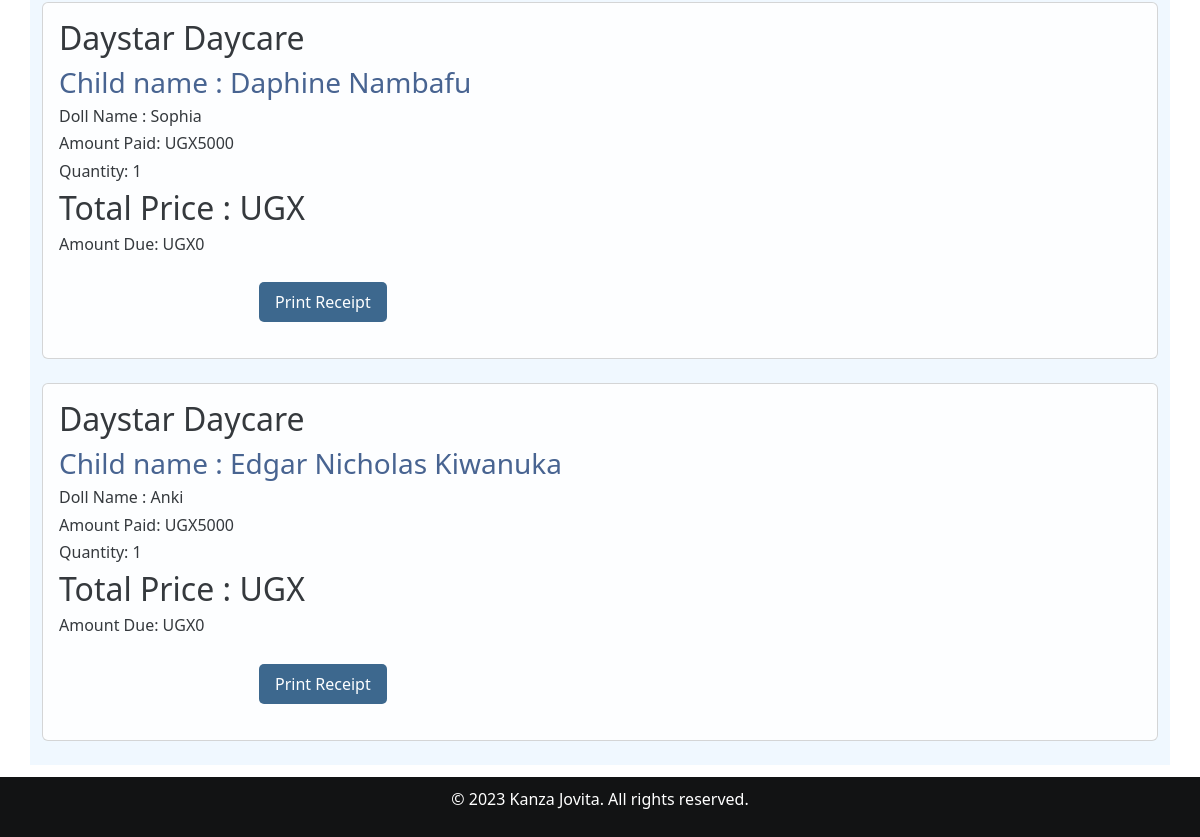
/receipt/ (signed in, lower part), run on an earlier commit of the app's database.
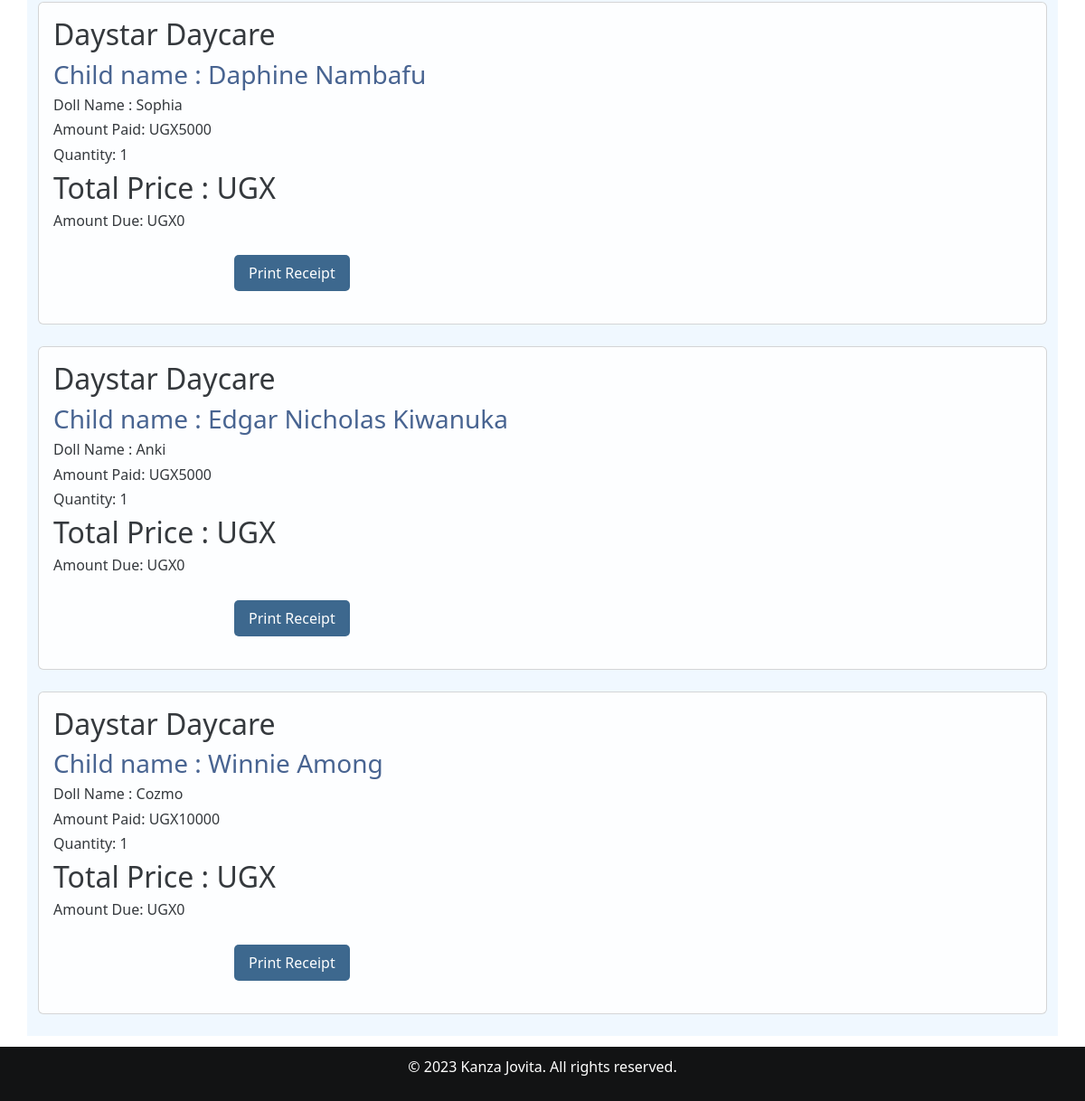
And on a later commit of the database.
### home/models.py (models this page shows, shortened)
class Salesrecord(models.Model):
    doll=models.ForeignKey(Doll, on_delete=models.CASCADE,null=False, blank=False)
    doll_no = models.CharField(max_length=10,default=0)
    payee = models.ForeignKey(Babyreg, on_delete=models.SET_NULL, null=True, blank=True)
    quantity_sold=models.IntegerField(default=0)
    amount_received=models.IntegerField(default=0)
    sale_date=models.DateField(default=timezone.now)
    unit_price=models.IntegerField(default=0)
    def get_total(self):
        total= self.quantity_sold * self.unit_price
        return int( total)
    def get_change(self):
        change= self.get_total() - self.amount_received
        return int(change)

class Babyreg(models.Model):
    Baby_name = models.CharField(max_length=30, null=False, blank=False)
    baby_number = models.CharField(max_length=30, null=False, blank=False)
    fathers_names = models.CharField(max_length=30, null=False, blank=False)
    mothers_names = models.CharField(max_length=30, null=False, blank=False)
    c_stay = models.ForeignKey(Categorystay, on_delete=models.SET_NULL, null=True, blank=True)
    Date = models.DateTimeField()
    Gender =  models.CharField(choices=[('Male', 'Male'),('Female', 'Female')], max_length=100)
    Age = models.CharField(max_length=20, blank=False, null=False)
    Location = models.CharField(max_length=30, null=False, blank=False)
    brought_by = models.CharField(max_length=200)
    created_at = models.DateTimeField(auto_now_add=True,null=True)
    def __str__(self):
        print(f"Baby name: {self.Baby_name}, Type: {type(self.Baby_name)}")
        if self.Baby_name is not None:
            return str(self.Baby_name)
        else:
            return "Unnamed Baby"

class Doll(models.Model):
    c_doll=models.ForeignKey(Category_doll, on_delete=models.CASCADE,null=True, blank=True)
    name_of_the_doll =models.CharField(max_length=200,null=True, blank=True)
    doll_number = models.CharField(max_length=200,null=True, blank=True)
    quantity=models.IntegerField(default=0)
    issued_quantity=models.IntegerField(default=0,blank=True,null=True)
    received_quantity=models.IntegerField(default=0,null=False,blank=False)
    Unit_price=models.IntegerField(default=0,null=False, blank=False)
    date=models.DateField(default=timezone.now)
    def __str__(self):
        return self.name_of_the_doll

### home/views.py (the view)
# urls.py: path('receipt/', views.receipt, name='receipt'),
@login_required
def receipt(request):
    sales = Salesrecord.objects.all().order_by('id')  # Retrieving all sales records ordered by their id
    return render(request, 'receipt.html', {'sales': sales})

### home/templates/receipt.html (shortened to what this page needs)
{% extends 'base.html' %}
{% block content %}
<br><br>
<div receipt-container>
<div class="container" style="background-color: aliceblue;">
    <h1 class="card-header text-center">ALL RECEIPTS</h1><br>
    {% for sale in sales %}
    <div class="card" style="opacity: 90%;" >
        <div class="card-body">
            <h2 class="v">Daystar Daycare</h2>
            <h3 class="card-title" style="color:#365486; ">Child name : {{sale.payee | title}}</h3>
            <h6 class="card-text">Doll Name : {{sale.doll}}</h6>
            <h6 class="card-text">Amount Paid: UGX{{ sale.amount_received }}</h6>
            <h6 class="card-text">Quantity: {{sale.quantity_sold }}</h6>
            <h2>Total Price : UGX{{ sales.get_total }}</h2>
            <div style="flex: 1">
                <h6 class="card-text">Amount Due: UGX{{ sale.get_change }}</h6>
                <a href="{% url 'receipt_detail' sale.id %}">
                    <button class="button" type="submit">Print Receipt</button> <br>
                </a>
            </div>
        </div>
    </div>
    <br />
    {% endfor %}
</div>
</div>
{% endblock %}

What changed in the data, as far as the page shows it:
added Salesrecord: payee "Winnie Among", doll "Cozmo", amount_received "10000", quantity_sold "1", get_change "0"
